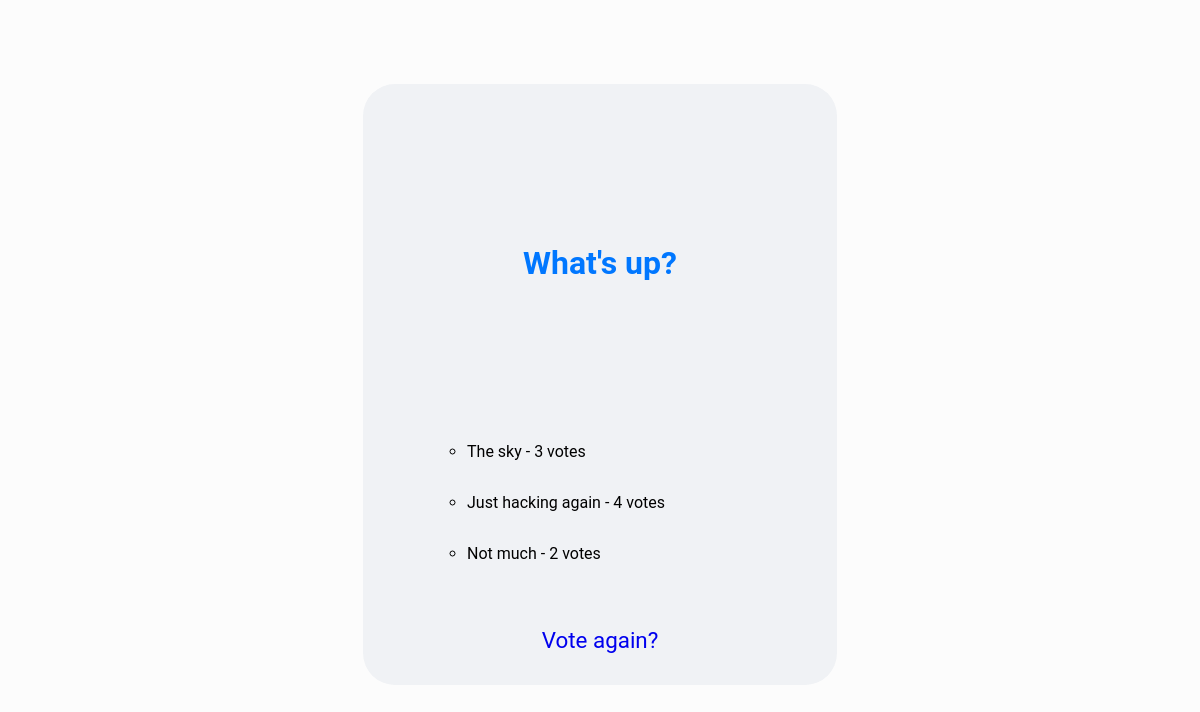
Before: /1/results/ with the older database file.
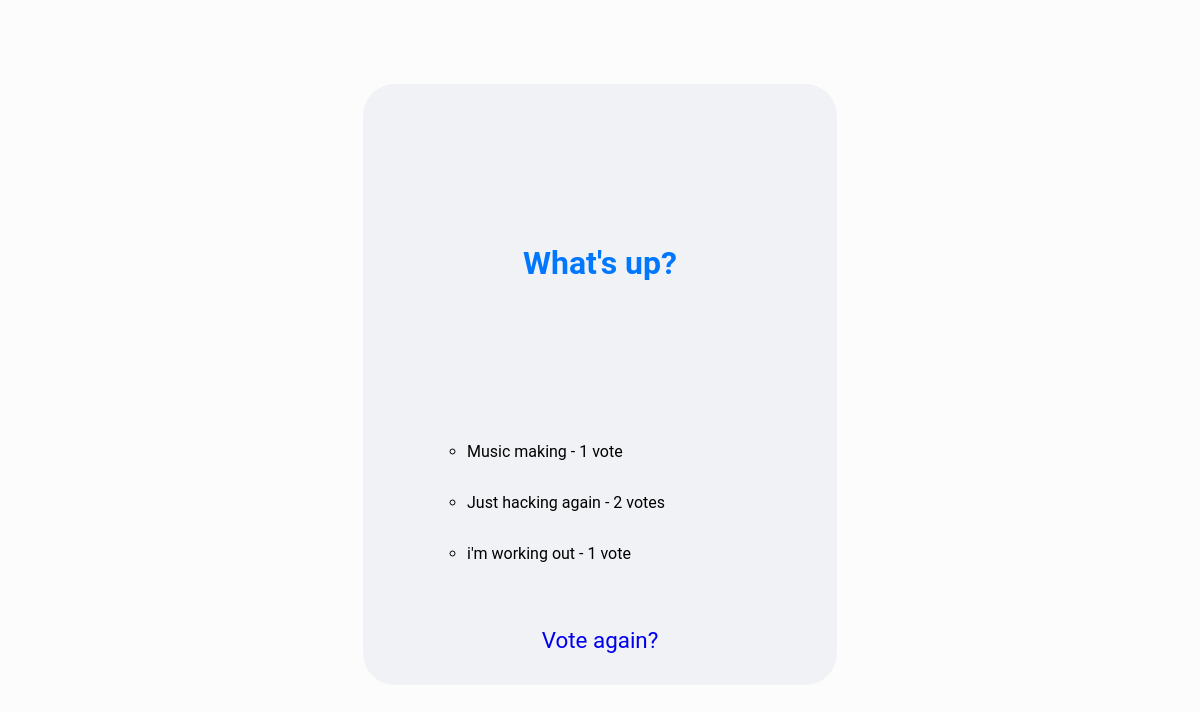
After: the same page with the newer database file.
### polls/models.py (models this page shows, shortened)
class Question(models.Model):
    question_text = models.CharField(max_length=200)
    pub_date = models.DateTimeField('date published')
    def was_published_recently(self):
        now = timezone.now()
        return now - datetime.timedelta(days=1) <= self.pub_date <= now
    was_published_recently.admin_order_field = 'pub_date'
    was_published_recently.boolean = True
    was_published_recently.short_description = 'Published recently?'

class Choice(models.Model):
    question = models.ForeignKey(Question, on_delete=models.CASCADE)
    choice_text = models.CharField(max_length=200)
    votes = models.IntegerField(default=0)

### polls/views.py (the view)
# urls.py: path('<int:pk>/results/', views.ResultsView.as_view(), name='results'),
class ResultsView(generic.DetailView):
    model = Question
    template_name = 'polls/results.html'

### polls/templates/polls/results.html (shortened to what this page needs)
{% extends 'polls/layout.html' %}
{% block body %}
<h1>{{ question.question_text }}</h1>
<ul>
    {% for choice in question.choice_set.all  %}
    <div class="vote-nodes-results">
        <li>
            {{ choice.choice_text }} - {{ choice.votes }} vote{{ choice.votes|pluralize }}
        </li>
    </div>
    {% endfor %}
</ul>
<div class="vote-again">
    <a href="{% url 'polls:detail' question.id %}">Vote again?</a>
</div>
{% endblock body %}

### polls/templates/polls/layout.html (shortened to what this page needs)
{% load static %}
<!DOCTYPE html>
<html lang="en">
<head>
    <link rel="stylesheet" type="text/css" href="{% static 'polls/style.css' %}">
</head>
<body>
    <div class="root">
        {% block body %}
        {% endblock body %}
    </div>
</body>
</html>

### polls/static/polls/style.css (style rules this page uses)
html { height: 100%; width: 100%; font-family: 'Montserrat', 'Roboto'; display: -webkit-box; display: -ms-flexbox; display: flex; -webkit-box-sizing: border-box; box-sizing: border-box; -webkit-box-align: center; -ms-flex-align: center; align-items: center; justify-items: center; }
body { background-color: #fcfcfc; margin: 0 auto; padding: 0 20px; padding-bottom: 2rem; }
h1 { text-align: center; margin: 0; padding: 4em; color: #0077ff; }
a { font-size: 1.4rem; text-decoration: none; }
li { list-style-type: circle; }
.root { padding: 2rem; -webkit-box-pack: center; -ms-flex-pack: center; justify-content: center; background-color: #f0f2f5; border-radius: 2rem; }
.vote-nodes-results { margin: 2rem; }
.vote-again { text-align: center; padding-top: 2rem; }

Changed rows visible on the page:
changed Choice: choice_text "The sky" → "Music making"; votes "3" → "1"
changed Choice "Just hacking again": votes "4" → "2"
changed Choice: choice_text "Not much" → "i'm working out"; votes "2" → "1"
